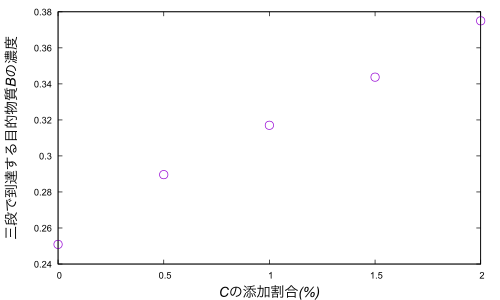

This chart was generated by the following gnuplot code:
set term pdf
set out '3rd-component-addition-ratio-steps.pdf
set xlabel '{/Arial-Italic Cの添加割合(%)}'
set ylabel '{/Arial-Italic 三段で到達する目的物質Bの濃度}'
set xlabel font 'Arial,15'
set ylabel font 'Arial,15'
set xrange [0.0:2.0]
set tics font 'Arial,10'
set key font 'Arial,16'

plot '3rd-component-addition-ratio-steps.dat' pt 6 ps 1 notitle
